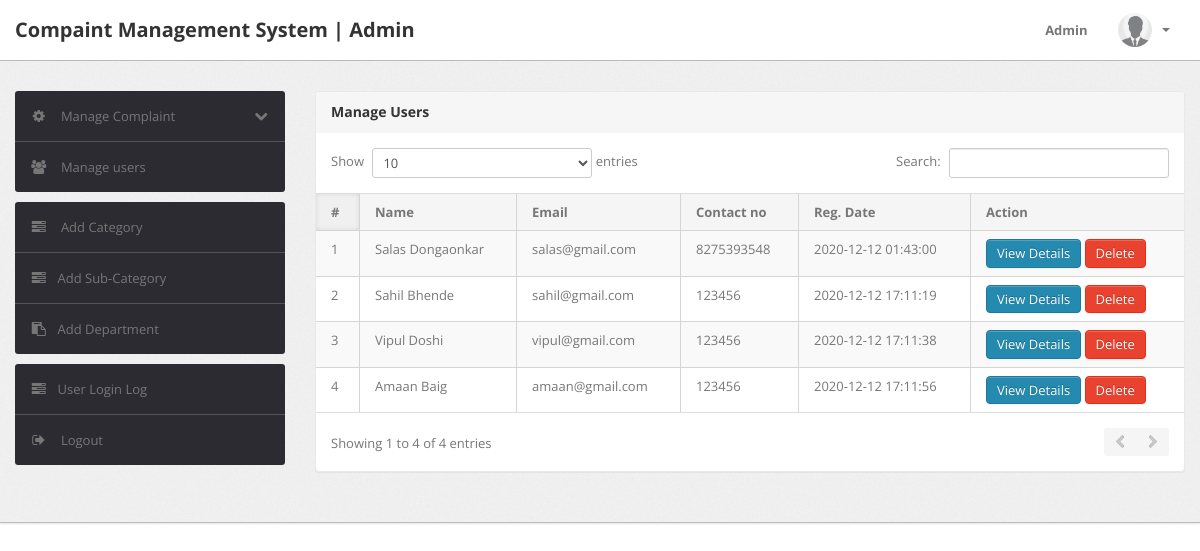
Page /manage-users.php (signed in) on the committed database.
### tables this page shows
CREATE TABLE `users` (
  `id` int(11) NOT NULL,
  `fullName` varchar(255) DEFAULT NULL,
  `userEmail` varchar(255) DEFAULT NULL,
  `password` varchar(255) DEFAULT NULL,
  `contactNo` bigint(11) DEFAULT NULL,
  `address` tinytext DEFAULT NULL,
  `Department` varchar(255) DEFAULT NULL,
  `country` varchar(255) DEFAULT NULL,
  `pincode` int(6) DEFAULT NULL,
  `userImage` varchar(255) DEFAULT NULL,
  `regDate` timestamp NOT NULL DEFAULT current_timestamp(),
  `updationDate` timestamp NULL DEFAULT '0000-00-00 00:00:00' ON UPDATE current_timestamp(),
  `status` int(1) DEFAULT NULL
);

### manage-users.php (the view, shortened to what this page needs)
<?php
include('include/config.php');
if(strlen($_SESSION['alogin'])==0)
{
	header('location:index.php');
}
else
{
?>
<!DOCTYPE html>
<html lang="en">
<head>
	<link type="text/css" href="bootstrap/css/bootstrap.min.css" rel="stylesheet">
	<link type="text/css" href="bootstrap/css/bootstrap-responsive.min.css" rel="stylesheet">
	<link type="text/css" href="css/theme.css" rel="stylesheet">
	<link type="text/css" href="images/icons/css/font-awesome.css" rel="stylesheet">
</head>
<body>
	<?php include('include/header.php');?>
	<div class="wrapper">
		<div class="container">
			<div class="row">
				<?php include('include/sidebar.php');?>
				<div class="span9">
					<div class="content">
						<div class="module">
							<div class="module-head">
								<h3>Manage Users</h3>
							</div>
							<div class="module-body table">
								<table cellpadding="0" cellspacing="0" border="0" class="datatable-1 table table-bordered table-striped	 display" width="100%">
									<thead>
										<tr>
											<th>#</th>
											<th> Name</th>
											<th>Email </th>
											<th>Contact no</th>
											<th>Reg. Date </th>
											<th>Action</th>
										</tr>
									</thead>
									<tbody>
										<?php $query=mysqli_query($con,"select * from users");
										$cnt=1;
										while($row=mysqli_fetch_array($query))
										{
											?>
											<tr>
												<td><?php echo htmlentities($cnt);?></td>
												<td><?php echo htmlentities($row['fullName']);?></td>
												<td><?php echo htmlentities($row['userEmail']);?></td>
												<td> <?php echo htmlentities($row['contactNo']);?></td>
												<td><?php echo htmlentities($row['regDate']);?></td>
												<td>
													<a href="javascript:void(0);" onClick="popUpWindow('userprofile.php?uid=<?php echo htmlentities($row['id']);?>');" title="View Details">
														<button type="button" class="btn btn-primary">View Details</button>
													</a>
													<a href="manage-users.php?uid=<?php echo htmlentities($row['id']);?>&&action=del" title="Delete" onClick="return confirm('Do you really want to delete ?')">
														<button type="button" class="btn btn-danger">Delete</button>
													</a>
												</td>
												<?php $cnt=$cnt+1;
											} ?>
								</table>
							</div>
						</div>
					</div>
				</div>
			</div>
		</div>
	</div>
</body>
<?php } ?>

### rows in the picture
users: fullName "Salas Dongaonkar", userEmail "salas@gmail.com", contactNo "8275393548", regDate "2020-12-12 01:43:00"
users: fullName "Sahil Bhende", userEmail "sahil@gmail.com", contactNo "123456", regDate "2020-12-12 17:11:19"
users: fullName "Vipul Doshi", userEmail "vipul@gmail.com", contactNo "123456", regDate "2020-12-12 17:11:38"
users: fullName "Amaan Baig", userEmail "amaan@gmail.com", contactNo "123456", regDate "2020-12-12 17:11:56"
